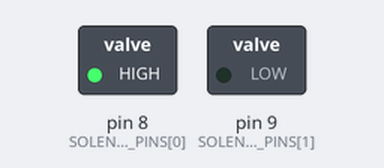
Simulated run of this sketch. Board: Arduino Uno, built with avr-gcc and run on an emulated ATmega328P. Shown: switched loads named in the sketch (green lamp = pin HIGH).

Above: at 0.1 s.
At 7.9 s:
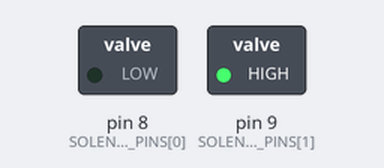
At 16.1 s:
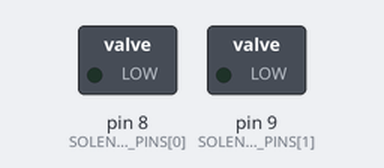
Timing chart, 0 to 17.6 s (numbered marks = the images above):
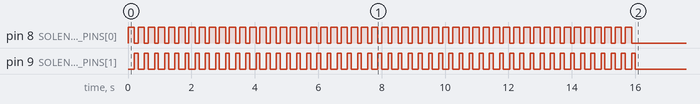

The sketch:

lineartrack_calibrate.ino
```cpp
/*
 * DoubleY maze, training
 * Mouse starts on the left and goes to the right, has to take either the bottom
 * or the top trajectory.
 * Ports are TL (top left), BL, TR, BR.
 *
 * init new session: open all doors, randomly close TL+TR or BL+BR door
 * (then experimenter puts mouse in front of left port with open door, then starts a
 * session with the variable of which door was open)
 *
 * loop: for each trial, wait for mouse poke at left port => reward
 * & set right doors => wait for mouse poke at R port => reward & set
 * randomly selected left doors
 *
 * output:
 * trial: counting up from 1
 * time: ms since script began
 * trajectory: 0=top, 1=bottom
 * initialized: 0=poking at left (start trial), 1=poking at right (end trial)
 */
#include <Servo.h>

// Input & output pins
const int n_pokes = 2;
//order: left, right
const int SOLENOID_PINS[n_pokes] = {8,9};

// Other constants
const int REW_VOL = 10; //reward, in uL
const int MS_PER_UL[n_pokes] = {20,12}; //microseconds to release 1uL of soy milk
const int OPEN_SOLENOID = 1;
const int CLOSE_SOLENOID = 0;

void setup() {
  for (int i=0; i<50; i++){
    // set pin modes as input or output
    for (int poke=0; poke<n_pokes; poke++){
      pinMode(SOLENOID_PINS[poke],OUTPUT);
      digitalWrite(SOLENOID_PINS[poke],OPEN_SOLENOID);
      delay(REW_VOL * MS_PER_UL[poke]);
      digitalWrite(SOLENOID_PINS[poke],CLOSE_SOLENOID);
    }
  }
}

void loop() {

}
```
